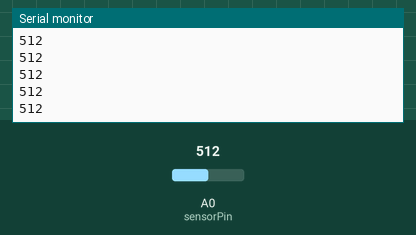
This sketch was run on a simulated Arduino Uno, built with avr-gcc and run on an emulated ATmega328P. Parts: the last lines printed to the serial monitor. The inputs (shaded band) are chosen by the test bench; at power-on: A0 (sensorPin) = 512.

Above: at 1.2 s.
1.3 s: A0 (sensorPin) set to 716
At 2.3 s:
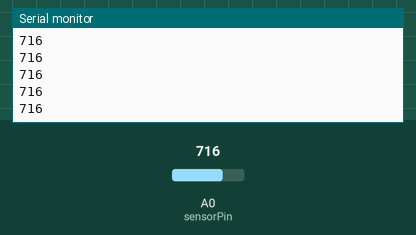
2.8 s: A0 (sensorPin) set to 900
At 3.3 s:
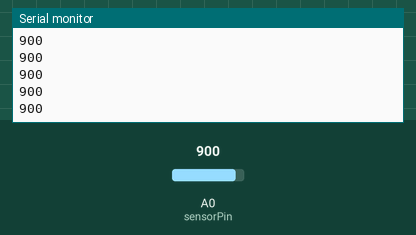
Timing chart, 0 to 5.8 s (numbered marks = the images above; inputs shaded):
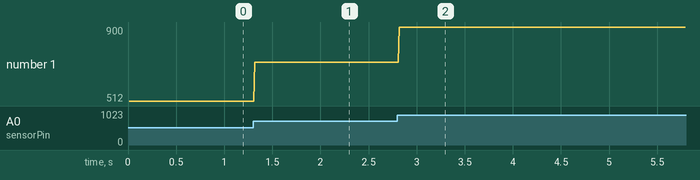

The sketch:

sensor_simple.ino
```cpp
int sensorPin = A0;
int sensorValue = 0;

void setup() {
  // put your setup code here, to run once:
  Serial.begin(9600);
  pinMode(sensorPin, INPUT);
}

void loop() {
  // put your main code here, to run repeatedly:
  sensorValue = analogRead(sensorPin);
  delay(10);
  Serial.println(sensorValue);
}
```

Measured:
- after the input at 1.3 s, the serial monitor: prints a new line at once (image 1)
- after the input at 2.8 s, the serial monitor: prints a new line at once (image 2)
- plotted number 1: 512 → 716 after the input at 1.3 s, 716 → 900 after the input at 2.8 s
